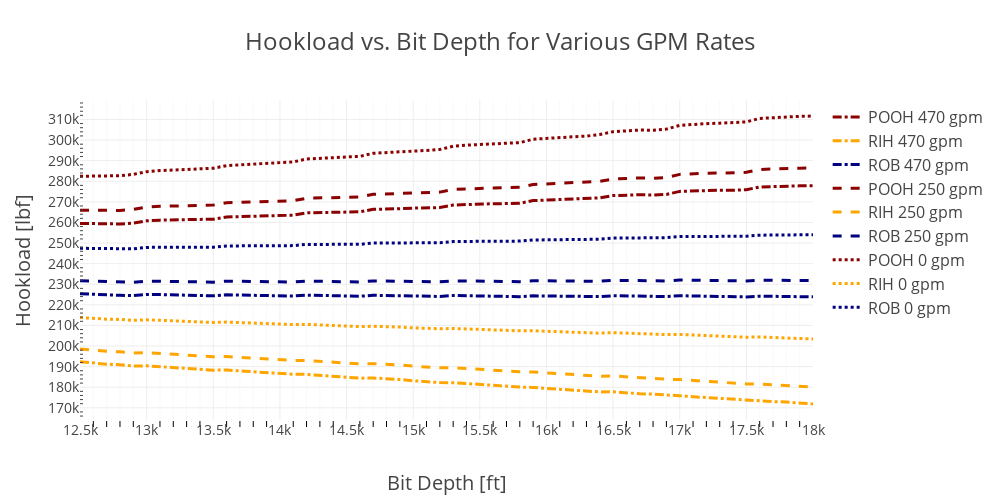

Notebook code for this chart:
### Code cell
import plotly.graph_objects as go

fig = go.Figure()

fig.add_trace(go.Scatter(x=total_lengths, y=hook_POOH_470+20000, name='POOH 470 gpm', line=dict(color='darkred', width=3, dash='dashdot')))
fig.add_trace(go.Scatter(x=total_lengths, y=hook_RIH_470-20000, name='RIH 470 gpm', line=dict(color='orange', width=3, dash='dashdot'))) 
fig.add_trace(go.Scatter(x=total_lengths, y=hook_ROB_470, name='ROB 470 gpm', line=dict(color='navy', width=3, dash='dashdot'))) 

fig.add_trace(go.Scatter(x=total_lengths, y=hook_POOH_250+20000, name='POOH 250 gpm', line=dict(color='darkred', width=3, dash='dash')))
fig.add_trace(go.Scatter(x=total_lengths, y=hook_RIH_250-20000, name='RIH 250 gpm', line=dict(color='orange', width=3, dash='dash'))) 
fig.add_trace(go.Scatter(x=total_lengths, y=hook_ROB_250, name='ROB 250 gpm', line=dict(color='navy', width=3, dash='dash'))) 

fig.add_trace(go.Scatter(x=total_lengths, y=hook_POOH_0+20000, name='POOH 0 gpm', line=dict(color='darkred', width=3, dash='dot')))
fig.add_trace(go.Scatter(x=total_lengths, y=hook_RIH_0-20000, name='RIH 0 gpm', line=dict(color='orange', width=3, dash='dot'))) 
fig.add_trace(go.Scatter(x=total_lengths, y=hook_ROB_0, name='ROB 0 gpm', line=dict(color='navy', width=3, dash='dot'))) 

# Update the layout for white background and improved readability
fig.update_xaxes(minor=dict(ticklen=6, tickcolor="black", showgrid=True))
fig.update_yaxes(minor_ticks="inside")
fig.update_layout(
    
    template= "none",
    title='Hookload vs. Bit Depth for Various GPM Rates',  # Add a title
    title_font_size=24,
    xaxis=dict(
        title='Bit Depth [ft]',
        titlefont_size=20,
        tickfont_size=14,
        tickmode = 'linear',
        tick0 = 13000,
        dtick = 500
    ),
    yaxis=dict(
        title='Hookload [lbf]',
        titlefont_size=20,
        tickfont_size=14,
        tickmode = 'linear',
        tick0 = 200000,
        dtick = 10000
    ),
    legend=dict(
        traceorder='normal',
        font=dict(
            size=16,
        )
    ),
    # autosize=True,
    height = 500,
    width = 1000
)

# Show the figure
fig.show()
# fig.write_html("Plot.html")
